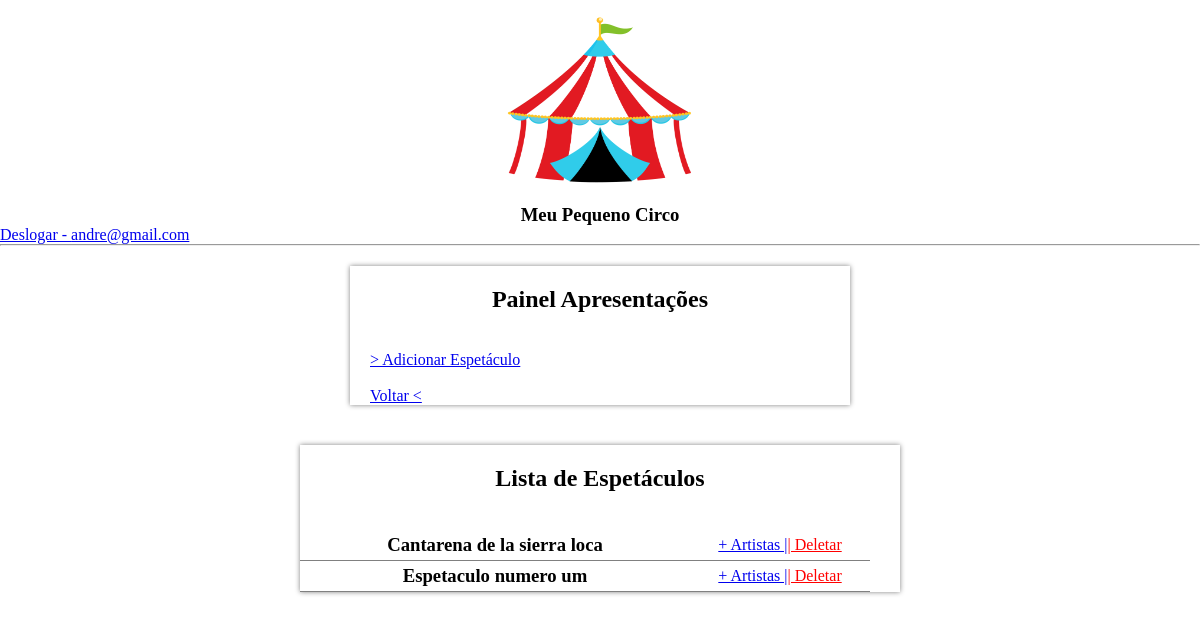
The page /pages/artista/apresentacoes.php (signed in) on the database its author committed.
### tables this page shows
CREATE TABLE `espetaculos` (
  `id` int(11) NOT NULL,
  `titulo` varchar(100) NOT NULL,
  `capacidade` int(11) NOT NULL,
  `data` varchar(300) NOT NULL
);

### pages/artista/apresentacoes.php (the view, shortened to what this page needs)
<?php
include('../../php/model.php');
?>
<!DOCTYPE html>
<html lang="pt-br">
<head>
    <link rel="stylesheet" href="../../css/style.css">
</head>
<body>
    <div class="container">
        <a href="painel.php">
            <img src="../../img/circo.png" width="200px" height="200px" alt="">
        </a>
    </div>
    <h3 style="text-align: center;">Meu Pequeno Circo</h3>
    <a href="../../php/logout.php">Deslogar - <?= $_SESSION['nome'] ?></a>
    <hr>
    <form method="POST">
        <div class="container">
            <div class="field_user">
                <h2 style="margin: 20px;text-align:center;">Painel Apresentações</h2>
                <br>
                <label for=""><a href="add_espetaculo.php">> Adicionar Espetáculo</a></label><br>
                <br>
                <a style="margin:20px;" href="painel.php">Voltar <</a>
                <br>
            </div>
        </div>
    </form>
    <div class="container">
        <div class="field_user" style="width: 600px;">
            <h2 style="margin: 20px;text-align:center;">Lista de Espetáculos</h2>
            <br>
            <?php
            $sql = mysqli_query($conexao, "SELECT * FROM espetaculos ORDER BY id DESC");
            while ($v = mysqli_fetch_array($sql)) {
                echo '<div class="user_list">
                            <div class="user" id="user-nome">
                                <h3>' . ucfirst($v['titulo']) . '</h3>
                            </div>
                            <div class="user" id="user-del">
                                <a href="add_artista.php?id=' . $v['id'] . '">+ Artistas |</a>
                                <a style="color:red;" href="../../php/deleteEsp.php?id=' . $v['id'] . '"> | Deletar</a>
                            </div>
                        </div>';
            }
            ?>
        </div>
    </div>
</body>
</html>

### css/style.css (style rules this page uses)
* { padding: 0; margin: 0; }
.container { width: 100%; display: flex; align-items: center; justify-content: center; }
.field_user { width: 500px; box-shadow: 0 0 5px grey; margin: 20px; }
label { margin-left: 20px; }
.user_list { width: 100%; margin: auto; }
.user { float: left; display: flex; align-items: center; justify-content: center; border-bottom: 1px solid grey; }
#user-nome { width: 65%; height: 30px; }
#user-del { width: 30%; height: 30px; }

### rows shown on the page
espetaculos: titulo "Cantarena de la sierra loca"
espetaculos: titulo "Espetaculo numero um"

### other values the page prints
$_SESSION['nome'] "andre@gmail.com"
